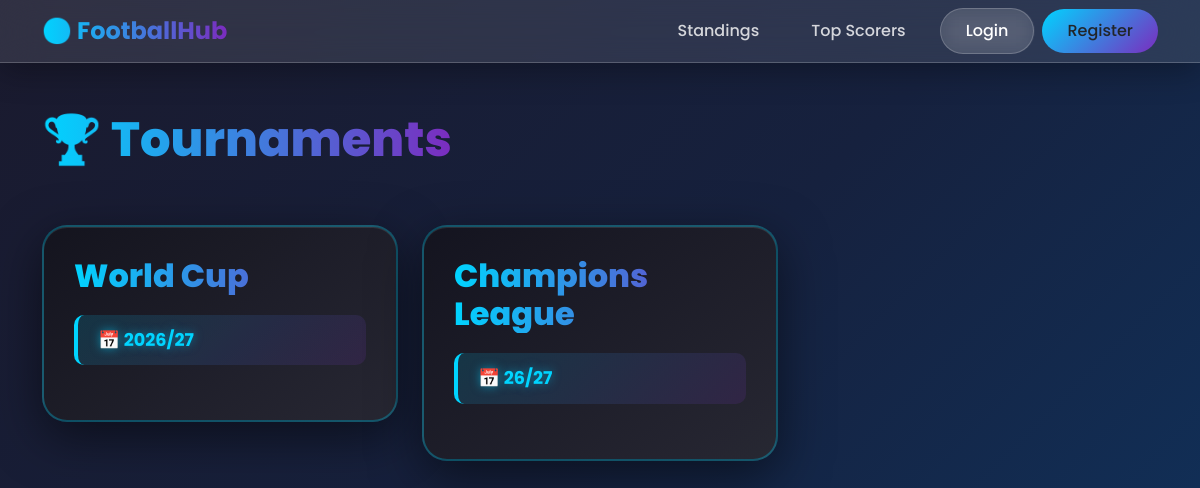
/tournaments/, run on the app's committed database.
### football/models.py (models this page shows, shortened)
class Tournament(models.Model):
    name = models.CharField(max_length=100)
    season = models.CharField(max_length=20)

### football/views.py (the view)
# urls.py: path('tournaments/', views.TournamentListView.as_view(), name='tournament_list'),
class TournamentListView(generic.ListView):
    model = Tournament
    template_name = 'football/tournament_list.html'
    context_object_name = 'tournaments'

### templates/football/tournament_list.html (shortened to what this page needs)
{% extends 'base.html' %}
{% block content %}
<div class="d-flex justify-content-between align-items-center mb-5">
    <h1 style="background: linear-gradient(90deg, #00d4ff, #7b2cbf); -webkit-background-clip: text; -webkit-text-fill-color: transparent; font-size: 3rem; font-weight: 800;">🏆 Tournaments</h1>
</div>
<div class="row">
    {% for tournament in tournaments %}
        <div class="col-md-6 col-lg-4">
            <div class="item-card">
                <h3>
                    <a href="{% url 'tournament_detail' tournament.pk %}" style="text-decoration: none; color: inherit;">
                        {{ tournament.name }}
                    </a>
                </h3>
                <div class="tournament-info">
                    📅 {{ tournament.season }}
                </div>
            </div>
        </div>
    {% empty %}
        <div class="col-12">
            <div class="text-center text-muted" style="padding: 50px;">
                <p style="font-size: 1.5rem;">No tournaments available.</p>
            </div>
        </div>
    {% endfor %}
</div>
{% endblock %}

### templates/base.html (style rules this page uses)
* { font-family: 'Poppins', sans-serif; }
body { background: linear-gradient(135deg, #1a1a2e 0%, #16213e 50%, #0f3460 100%); min-height: 100vh; color: #fff; }

### templates/football/tournament_list.html (style rules this page uses)
.item-card { background: linear-gradient(145deg, rgba(20, 20, 30, 0.95), rgba(40, 40, 50, 0.95)); border: 2px solid rgba(0, 212, 255, 0.3); border-radius: 25px; padding: 30px; margin-bottom: 25px; box-shadow: 0 15px 50px rgba(0, 0, 0, 0.5), inset 0 1px 0 rgba(255, 255, 255, 0.1); transition: all 0.4s cubic-bezier(0.175, 0.885, 0.32, 1.275); position: relative; overflow: hidden; }
.item-card::before { content: ''; position: absolute; top: -50%; left: -50%; width: 200%; height: 200%; background: linear-gradient(45deg, transparent, rgba(0, 212, 255, 0.1), transparent); transform: rotate(45deg); transition: all 0.6s ease; opacity: 0; }
.item-card h3 { background: linear-gradient(90deg, #00d4ff, #7b2cbf, #00d4ff); background-size: 200% auto; -webkit-background-clip: text; -webkit-text-fill-color: transparent; background-clip: text; margin-bottom: 15px; font-size: 2rem; font-weight: 800; animation: gradient 3s ease infinite; }
.item-card .tournament-info { background: linear-gradient(135deg, rgba(0, 212, 255, 0.15), rgba(123, 44, 191, 0.15)); border-left: 4px solid #00d4ff; padding: 12px 20px; margin-top: 20px; border-radius: 10px; font-weight: 700; color: #00d4ff; font-size: 1.1rem; text-shadow: 0 0 10px rgba(0, 212, 255, 0.5); }

### data on the page
Tournament: name "World Cup", season "2026/27"
Tournament: name "Champions League", season "26/27"
